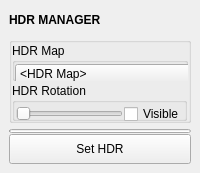
<?xml version="1.0" encoding="UTF-8"?>
<ui version="4.0">
 <class>QtUi</class>
 <widget class="QMainWindow" name="QtUi">
  <property name="enabled">
   <bool>true</bool>
  </property>
  <property name="geometry">
   <rect>
    <x>0</x>
    <y>0</y>
    <width>200</width>
    <height>173</height>
   </rect>
  </property>
  <property name="tabShape">
   <enum>QTabWidget::Triangular</enum>
  </property>
  <property name="dockNestingEnabled">
   <bool>true</bool>
  </property>
  <property name="dockOptions">
   <set>QMainWindow::AllowNestedDocks|QMainWindow::AllowTabbedDocks|QMainWindow::AnimatedDocks|QMainWindow::ForceTabbedDocks</set>
  </property>
  <widget class="QWidget" name="central_widget">
   <property name="minimumSize">
    <size>
     <width>200</width>
     <height>0</height>
    </size>
   </property>
   <layout class="QVBoxLayout" name="verticalLayout">
    <item>
     <layout class="QVBoxLayout" name="main_layout">
      <property name="spacing">
       <number>6</number>
      </property>
      <property name="sizeConstraint">
       <enum>QLayout::SetFixedSize</enum>
      </property>
      <item>
       <widget class="Header" name="header">
        <property name="minimumSize">
         <size>
          <width>0</width>
          <height>22</height>
         </size>
        </property>
        <property name="maximumSize">
         <size>
          <width>999</width>
          <height>22</height>
         </size>
        </property>
        <property name="font">
         <font>
          <weight>75</weight>
          <bold>true</bold>
         </font>
        </property>
        <property name="text">
         <string>HDR MANAGER</string>
        </property>
       </widget>
      </item>
      <item>
       <widget class="QGroupBox" name="main_group">
        <property name="sizePolicy">
         <sizepolicy hsizetype="Preferred" vsizetype="Fixed">
          <horstretch>0</horstretch>
          <verstretch>0</verstretch>
         </sizepolicy>
        </property>
        <property name="minimumSize">
         <size>
          <width>0</width>
          <height>80</height>
         </size>
        </property>
        <property name="title">
         <string/>
        </property>
        <layout class="QGridLayout" name="gridLayout">
         <property name="leftMargin">
          <number>0</number>
         </property>
         <property name="topMargin">
          <number>0</number>
         </property>
         <property name="rightMargin">
          <number>0</number>
         </property>
         <property name="bottomMargin">
          <number>0</number>
         </property>
         <property name="horizontalSpacing">
          <number>1</number>
         </property>
         <property name="verticalSpacing">
          <number>2</number>
         </property>
         <item row="2" column="0">
          <widget class="QGroupBox" name="hdr_rotation_group">
           <property name="title">
            <string>HDR Rotation</string>
           </property>
           <layout class="QHBoxLayout" name="horizontalLayout_9">
            <property name="spacing">
             <number>0</number>
            </property>
            <property name="leftMargin">
             <number>1</number>
            </property>
            <property name="topMargin">
             <number>1</number>
            </property>
            <property name="rightMargin">
             <number>0</number>
            </property>
            <property name="bottomMargin">
             <number>1</number>
            </property>
            <item>
             <widget class="QSlider" name="slider000">
              <property name="minimumSize">
               <size>
                <width>0</width>
                <height>20</height>
               </size>
              </property>
              <property name="maximumSize">
               <size>
                <width>16777215</width>
                <height>20</height>
               </size>
              </property>
              <property name="minimum">
               <number>1</number>
              </property>
              <property name="maximum">
               <number>360</number>
              </property>
              <property name="orientation">
               <enum>Qt::Horizontal</enum>
              </property>
             </widget>
            </item>
            <item>
             <spacer name="horizontalSpacer_2">
              <property name="orientation">
               <enum>Qt::Horizontal</enum>
              </property>
              <property name="sizeType">
               <enum>QSizePolicy::Fixed</enum>
              </property>
              <property name="sizeHint" stdset="0">
               <size>
                <width>1</width>
                <height>20</height>
               </size>
              </property>
             </spacer>
            </item>
            <item>
             <widget class="QCheckBox" name="chk000">
              <property name="minimumSize">
               <size>
                <width>0</width>
                <height>20</height>
               </size>
              </property>
              <property name="maximumSize">
               <size>
                <width>60</width>
                <height>16777215</height>
               </size>
              </property>
              <property name="toolTip">
               <string>Set the HDR map visibility.</string>
              </property>
              <property name="text">
               <string>Visible</string>
              </property>
             </widget>
            </item>
           </layout>
          </widget>
         </item>
         <item row="0" column="0" colspan="2">
          <widget class="QGroupBox" name="hdr_options_group">
           <property name="title">
            <string>HDR Map</string>
           </property>
           <layout class="QHBoxLayout" name="horizontalLayout_8">
            <property name="spacing">
             <number>4</number>
            </property>
            <property name="leftMargin">
             <number>0</number>
            </property>
            <property name="topMargin">
             <number>1</number>
            </property>
            <property name="rightMargin">
             <number>1</number>
            </property>
            <property name="bottomMargin">
             <number>1</number>
            </property>
            <item>
             <widget class="ComboBox" name="cmb000">
              <property name="minimumSize">
               <size>
                <width>200</width>
                <height>20</height>
               </size>
              </property>
              <property name="maximumSize">
               <size>
                <width>999</width>
                <height>20</height>
               </size>
              </property>
              <property name="toolTip">
               <string>Select an HDR map.</string>
              </property>
              <property name="editable">
               <bool>false</bool>
              </property>
              <property name="maxVisibleItems">
               <number>30</number>
              </property>
              <property name="maxCount">
               <number>20</number>
              </property>
              <property name="insertPolicy">
               <enum>QComboBox::InsertAtTop</enum>
              </property>
              <property name="sizeAdjustPolicy">
               <enum>QComboBox::AdjustToContents</enum>
              </property>
              <property name="frame">
               <bool>false</bool>
              </property>
              <item>
               <property name="text">
                <string>&lt;HDR Map&gt;</string>
               </property>
              </item>
             </widget>
            </item>
           </layout>
          </widget>
         </item>
        </layout>
       </widget>
      </item>
      <item>
       <layout class="QVBoxLayout" name="create_group">
        <property name="spacing">
         <number>1</number>
        </property>
        <item>
         <widget class="QProgressBar" name="progressBar">
          <property name="minimumSize">
           <size>
            <width>0</width>
            <height>0</height>
           </size>
          </property>
          <property name="maximumSize">
           <size>
            <width>16777215</width>
            <height>4</height>
           </size>
          </property>
          <property name="value">
           <number>0</number>
          </property>
          <property name="textVisible">
           <bool>false</bool>
          </property>
         </widget>
        </item>
        <item>
         <widget class="QPushButton" name="b000">
          <property name="enabled">
           <bool>true</bool>
          </property>
          <property name="sizePolicy">
           <sizepolicy hsizetype="Preferred" vsizetype="Fixed">
            <horstretch>0</horstretch>
            <verstretch>0</verstretch>
           </sizepolicy>
          </property>
          <property name="minimumSize">
           <size>
            <width>0</width>
            <height>30</height>
           </size>
          </property>
          <property name="maximumSize">
           <size>
            <width>16777215</width>
            <height>30</height>
           </size>
          </property>
          <property name="text">
           <string>Set HDR</string>
          </property>
         </widget>
        </item>
       </layout>
      </item>
     </layout>
    </item>
   </layout>
  </widget>
 </widget>
 <customwidgets>
  <customwidget>
   <class>Header</class>
   <extends>QLabel</extends>
   <header>uitk.widgets.header.Header.h</header>
  </customwidget>
  <customwidget>
   <class>ComboBox</class>
   <extends>QComboBox</extends>
   <header>uitk.widgets.comboBox.ComboBox.h</header>
  </customwidget>
 </customwidgets>
 <resources/>
 <connections/>
 <designerdata>
  <property name="gridDeltaX">
   <number>5</number>
  </property>
  <property name="gridDeltaY">
   <number>5</number>
  </property>
  <property name="gridSnapX">
   <bool>true</bool>
  </property>
  <property name="gridSnapY">
   <bool>true</bool>
  </property>
  <property name="gridVisible">
   <bool>true</bool>
  </property>
 </designerdata>
</ui>
